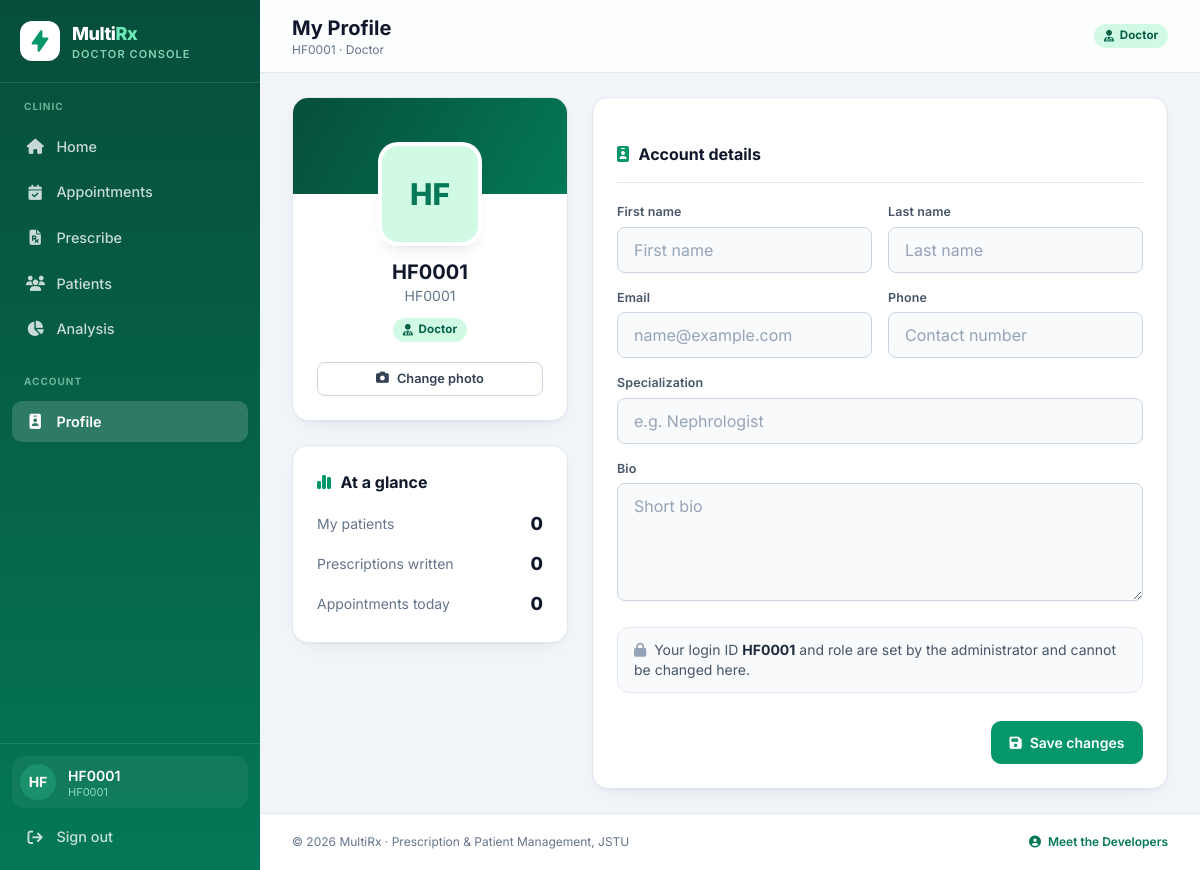
The page /profile/ (signed in) on the database as committed earlier.
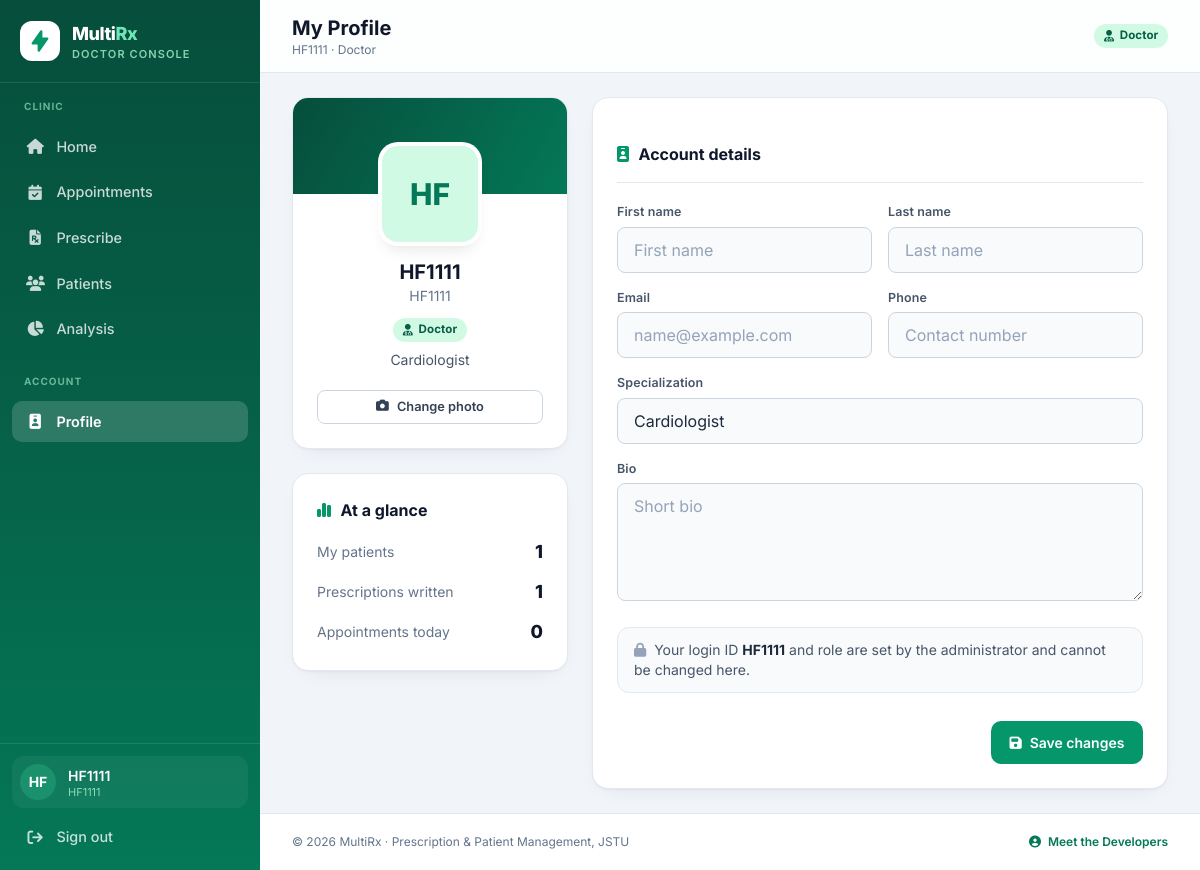
The same page on the database as committed later.
### app/models.py (models this page shows, shortened)
class Doctor(AbstractUser):
    username = None  # Remove default username
    doctor_id = models.CharField(max_length=32, unique=True, verbose_name='Login ID')
    role = models.CharField(max_length=20, choices=ROLE_CHOICES, default=ROLE_DOCTOR)
    specialization = models.CharField(max_length=100, blank=True)
    phone = models.CharField(max_length=20, blank=True)
    bio = models.TextField(blank=True, null=True)
    profile_picture = models.ImageField(upload_to='profile_pics/', null=True, blank=True)
    USERNAME_FIELD = 'doctor_id'
    REQUIRED_FIELDS = []  # Do not include 'username' here
    objects = DoctorManager()
    @property
    def is_doctor(self):
        return self.role == ROLE_DOCTOR
    @property
    def is_receptionist(self):
        return self.role == ROLE_RECEPTIONIST
    @property
    def is_admin(self):
        return self.role == ROLE_ADMIN
    @property
    def role_label(self):
        return dict(ROLE_CHOICES).get(self.role, 'User')
    @property
    def display_name(self):
        name = f"{self.first_name} {self.last_name}".strip()
        if not name:
            return self.doctor_id
        if self.is_doctor and not name.lower().startswith(('dr.', 'dr ', 'prof')):
            return f"Dr. {name}"
        return name

### app/views.py (the view, shortened to what this page needs)
# urls.py: path('profile/', views.profile_view, name='profile'),
@login_required
def profile_view(request):
    user = request.user
    if request.method == 'POST':
        form = ProfileUpdateForm(request.POST, request.FILES, instance=user)
        if form.is_valid():
            if 'profile_picture' in request.FILES and user.profile_picture:
                user.profile_picture.delete(save=False)
            form.save()
            messages.success(request, "Profile updated successfully.")
            return redirect('profile')
        messages.error(request, "Please correct the errors below.")
    else:
        form = ProfileUpdateForm(instance=user)
    today = timezone.localdate()
    if user.is_doctor:
        stats = {
            'patients': Patient.objects.filter(doctor=user).count(),
            'prescriptions': Prescription.objects.filter(patient__doctor=user).count(),
            'today_appointments': Appointment.objects.filter(doctor=user, date=today).count(),
        }
    elif user.is_admin:
        stats = {
            'accounts': Doctor.objects.count(),
            'patients': Patient.objects.count(),
            'prescriptions': Prescription.objects.count(),
        }
    return render(request, 'app/profile.html', {
        'form': form,
        'doctor': user,
        'account': user,
        'stats': stats,
    })

### app/forms.py (shortened to what this page needs)
class ProfileUpdateForm(forms.ModelForm):
    class Meta:
        model = Doctor
        fields = ['profile_picture', 'first_name', 'last_name', 'email',
                  'phone', 'bio', 'specialization']
        widgets = {
            'first_name': forms.TextInput(attrs={'class': INPUT_CLASS, 'placeholder': 'First name'}),
            'last_name': forms.TextInput(attrs={'class': INPUT_CLASS, 'placeholder': 'Last name'}),
            'email': forms.EmailInput(attrs={'class': INPUT_CLASS, 'placeholder': 'name@example.com'}),
            'phone': forms.TextInput(attrs={'class': INPUT_CLASS, 'placeholder': 'Contact number'}),
            'bio': forms.Textarea(attrs={'class': INPUT_CLASS, 'rows': 4, 'placeholder': 'Short bio'}),
            'specialization': forms.TextInput(attrs={'class': INPUT_CLASS, 'placeholder': 'e.g. Nephrologist'}),
        }
    def __init__(self, *args, **kwargs):
        super().__init__(*args, **kwargs)
        self.fields['profile_picture'].widget.attrs.update({
            'accept': 'image/*',
            'class': 'hidden',
        })
        if self.instance and not self.instance.is_doctor:
            self.fields.pop('specialization', None)

### app/templates/app/profile.html (shortened to what the changed rows need)
{% extends 'app/base.html' %}
{% block page_title %}My Profile{% endblock %}
{% block page_subtitle %}{{ account.doctor_id }} · {{ account.role_label }}{% endblock %}
{% block content %}
<div class="grid lg:grid-cols-3 gap-6 max-w-5xl">
  <div class="space-y-6">
    <div class="card overflow-hidden">
      <div class="px-6 pb-6 -mt-12 text-center">
        {% if account.profile_picture %}
          <img src="{{ account.profile_picture.url }}" alt="Profile picture"
               class="w-24 h-24 rounded-2xl object-cover mx-auto ring-4 ring-white shadow-lg">
        {% else %}
          <div class="w-24 h-24 rounded-2xl bg-emerald-100 text-emerald-700 text-3xl font-extrabold flex items-center justify-center mx-auto ring-4 ring-white shadow-lg">
            {{ account.doctor_id|slice:":2" }}
          </div>
        {% endif %}
        <h2 class="text-xl font-bold text-slate-900 mt-4">{{ account.display_name }}</h2>
        <p class="text-sm text-slate-500">{{ account.doctor_id }}</p>
        <span class="badge {% if account.is_receptionist %}badge-blue{% else %}badge-green{% endif %} mt-3">
          <i class="fas {% if account.is_receptionist %}fa-headset{% else %}fa-user-doctor{% endif %}"></i>
          {{ account.role_label }}
        </span>
        {% if account.specialization %}
          <p class="text-sm text-slate-600 mt-2">{{ account.specialization }}</p>
        {% endif %}
        <a href="{% url 'profile_picture_change' %}" class="btn btn-ghost btn-sm w-full mt-5">
          <i class="fas fa-camera"></i> Change photo
        </a>
      </div>
    </div>
    <div class="card card-pad">
      <h3 class="section-title mb-4"><i class="fas fa-chart-simple text-emerald-600"></i> At a glance</h3>
      <dl class="space-y-3">
        {% if account.is_doctor %}
          <div class="flex items-center justify-between">
            <dt class="text-sm text-slate-500">My patients</dt>
            <dd class="text-lg font-extrabold text-slate-900">{{ stats.patients }}</dd>
          </div>
          <div class="flex items-center justify-between">
            <dt class="text-sm text-slate-500">Prescriptions written</dt>
            <dd class="text-lg font-extrabold text-slate-900">{{ stats.prescriptions }}</dd>
          </div>
          <div class="flex items-center justify-between">
            <dt class="text-sm text-slate-500">Appointments today</dt>
            <dd class="text-lg font-extrabold text-slate-900">{{ stats.today_appointments }}</dd>
          </div>
        {% endif %}
      </dl>
    </div>
  </div>
  <div class="lg:col-span-2">
    <form method="post" enctype="multipart/form-data" class="card card-pad space-y-5">
      <h3 class="section-title pb-4 border-b border-slate-200">
        <i class="fas fa-id-badge text-emerald-600"></i> Account details
      </h3>
      <div class="grid sm:grid-cols-2 gap-4">
        <div>
          <label class="field-label" for="{{ form.first_name.id_for_label }}">First name</label>
          {{ form.first_name }}
        </div>
        <div>
          <label class="field-label" for="{{ form.last_name.id_for_label }}">Last name</label>
          {{ form.last_name }}
        </div>
        <div>
          <label class="field-label" for="{{ form.email.id_for_label }}">Email</label>
          {{ form.email }}
        </div>
        <div>
          <label class="field-label" for="{{ form.phone.id_for_label }}">Phone</label>
          {{ form.phone }}
        </div>
        {% if form.specialization %}
          <div class="sm:col-span-2">
            <label class="field-label" for="{{ form.specialization.id_for_label }}">Specialization</label>
            {{ form.specialization }}
          </div>
        {% endif %}
        <div class="sm:col-span-2">
          <label class="field-label" for="{{ form.bio.id_for_label }}">Bio</label>
          {{ form.bio }}
        </div>
      </div>
      <div class="rounded-xl bg-slate-50 border border-slate-200 px-4 py-3 text-sm text-slate-600">
        <i class="fas fa-lock text-slate-400 mr-1"></i>
        Your login ID <b class="text-slate-800">{{ account.doctor_id }}</b> and role are set by the
        administrator and cannot be changed here.
      </div>
      <div class="flex justify-end gap-3 pt-2">
        <button type="submit" class="btn btn-primary">
          <i class="fas fa-floppy-disk"></i> Save changes
        </button>
      </div>
    </form>
  </div>
</div>
{% endblock %}

### app/templates/app/base.html (shortened to what the changed rows need)
{% load static %}
<!DOCTYPE html>
<html lang="en">
<head>
  <script src="https://cdn.tailwindcss.com"></script>
  <link rel="stylesheet" href="https://cdnjs.cloudflare.com/ajax/libs/font-awesome/6.4.0/css/all.min.css">
</head>
<body class="min-h-screen">
{% if user.is_authenticated %}
<div class="flex min-h-screen">
  <aside id="sidebar" class="sidebar flex-shrink-0 flex flex-col">
    <div class="px-5 py-5 flex items-center gap-3 border-b border-white/10">
      <div class="w-10 h-10 rounded-xl bg-white flex items-center justify-center shadow-sm">
        <svg xmlns="http://www.w3.org/2000/svg" class="h-6 w-6 text-emerald-600" viewBox="0 0 20 20" fill="currentColor">
          <path fill-rule="evenodd" d="M11.3 1.046A1 1 0 0112 2v5h4a1 1 0 01.82 1.573l-7 10A1 1 0 018 18v-5H4a1 1 0 01-.82-1.573l7-10a1 1 0 011.12-.38z" clip-rule="evenodd" />
        </svg>
      </div>
      <div class="leading-tight">
        <div class="text-lg font-extrabold text-white tracking-tight">
          Multi<span class="text-emerald-300">Rx</span>
        </div>
        <div class="text-[11px] uppercase tracking-widest text-emerald-200/80 font-semibold">
          {% if user.is_admin %}Admin Panel
          {% elif user.is_receptionist %}Reception Desk
          {% else %}Doctor Console{% endif %}
        </div>
      </div>
    </div>
    <nav class="flex-1 px-3 py-4 space-y-1 overflow-y-auto scroll-thin">
      {% if user.is_admin %}
        <p class="px-3 pb-2 text-[10px] font-bold uppercase tracking-widest text-emerald-200/60">Administration</p>
        <a href="{% url 'admin_dashboard' %}" class="nav-item" data-match="/manage/"><i class="fas fa-gauge-high"></i> Overview</a>
        <a href="{% url 'admin_accounts' %}" class="nav-item" data-match="/manage/accounts/"><i class="fas fa-users-gear"></i> Accounts</a>
        <a href="{% url 'admin_appointments' %}" class="nav-item" data-match="/manage/appointments/"><i class="fas fa-calendar-days"></i> All Appointments</a>
        <p class="px-3 pt-5 pb-2 text-[10px] font-bold uppercase tracking-widest text-emerald-200/60">Clinic Data</p>
        <a href="{% url 'search' %}" class="nav-item" data-match="/patients/"><i class="fas fa-users"></i> All Patients</a>
        <a href="{% url 'analysis' %}" class="nav-item" data-match="/analysis/"><i class="fas fa-chart-pie"></i> Analysis</a>
        <a href="/admin/" class="nav-item" target="_blank" rel="noopener"><i class="fas fa-database"></i> Django Admin</a>
      {% else %}
        <p class="px-3 pb-2 text-[10px] font-bold uppercase tracking-widest text-emerald-200/60">Clinic</p>
        <a href="{% url 'doctor_dashboard' %}" class="nav-item" data-match="/doctor/"><i class="fas fa-house"></i> Home</a>
        <a href="{% url 'doctor_appointments' %}" class="nav-item" data-match="/doctor/appointments/">
          <i class="fas fa-calendar-check"></i> Appointments
        </a>
        <a href="{% url 'prescribe' %}" class="nav-item" data-match="/prescribe/"><i class="fas fa-file-prescription"></i> Prescribe</a>
        <a href="{% url 'search' %}" class="nav-item" data-match="/patients/"><i class="fas fa-users"></i> Patients</a>
        <a href="{% url 'analysis' %}" class="nav-item" data-match="/analysis/"><i class="fas fa-chart-pie"></i> Analysis</a>
      {% endif %}
      <p class="px-3 pt-5 pb-2 text-[10px] font-bold uppercase tracking-widest text-emerald-200/60">Account</p>
      <a href="{% url 'profile' %}" class="nav-item" data-match="/profile/"><i class="fas fa-id-badge"></i> Profile</a>
    </nav>
    <div class="p-3 border-t border-white/10">
      <div class="flex items-center gap-3 px-2 py-2 rounded-xl bg-white/5">
        {% if user.profile_picture %}
          <img src="{{ user.profile_picture.url }}" alt="" class="w-9 h-9 rounded-full object-cover ring-2 ring-white/25">
        {% else %}
          <div class="w-9 h-9 rounded-full bg-emerald-400/25 flex items-center justify-center text-white font-bold text-sm">
            {{ user.doctor_id|slice:":2" }}
          </div>
        {% endif %}
        <div class="min-w-0 leading-tight">
          <p class="text-sm font-semibold text-white truncate">{{ user.display_name }}</p>
          <p class="text-[11px] text-emerald-200/80">{{ user.doctor_id }}</p>
        </div>
      </div>
      <a href="{% url 'logout' %}" class="nav-item mt-2"><i class="fas fa-arrow-right-from-bracket"></i> Sign out</a>
    </div>
  </aside>
  <div class="app-main flex-1 min-w-0 flex flex-col">
    <header class="topbar sticky top-0 z-40 bg-white/85 backdrop-blur border-b border-slate-200">
      <div class="px-4 sm:px-6 lg:px-8 py-3.5 flex items-center gap-4">
        <div class="min-w-0">
          <h1 class="text-lg sm:text-xl font-bold text-slate-900 truncate">{% block page_title %}Dashboard{% endblock %}</h1>
          <p class="text-xs text-slate-500 truncate">{% block page_subtitle %}{% endblock %}</p>
        </div>
        <div class="ml-auto flex items-center gap-2 sm:gap-3">
          <span class="hidden md:inline-flex badge
            {% if user.is_admin %}badge-slate{% elif user.is_receptionist %}badge-blue{% else %}badge-green{% endif %}">
            <i class="fas {% if user.is_admin %}fa-shield-halved{% elif user.is_receptionist %}fa-headset{% else %}fa-user-doctor{% endif %}"></i>
            {{ user.role_label }}
          </span>
        </div>
      </div>
    </header>
    <main class="flex-1 px-4 sm:px-6 lg:px-8 py-6">
      {% block content %}{% endblock %}
    </main>
    <footer class="px-4 sm:px-6 lg:px-8 py-5 border-t border-slate-200 bg-white">
      <div class="flex flex-col sm:flex-row items-center justify-between gap-3 text-xs text-slate-500">
        <p>&copy; {% now "Y" %} MultiRx · Prescription &amp; Patient Management, JSTU</p>
        <button type="button" onclick="openDevModal()" class="font-semibold text-emerald-700 hover:text-emerald-800">
          <i class="fas fa-user-circle mr-1"></i> Meet the Developers
        </button>
      </div>
    </footer>
  </div>
</div>
{% else %}
  {% block public_content %}{% endblock %}
{% endif %}
</body>
</html>

Rows that differ between the two databases and show on the page:
changed Doctor "HF": display_name "HF0001" → "HF1111"; doctor_id "HF0001" → "HF1111"; specialization (not shown) → "Cardiologist"
Other text that changed with them:
{{ stats.patients }}: "0" → "1"
{{ stats.prescriptions }}: "0" → "1"
